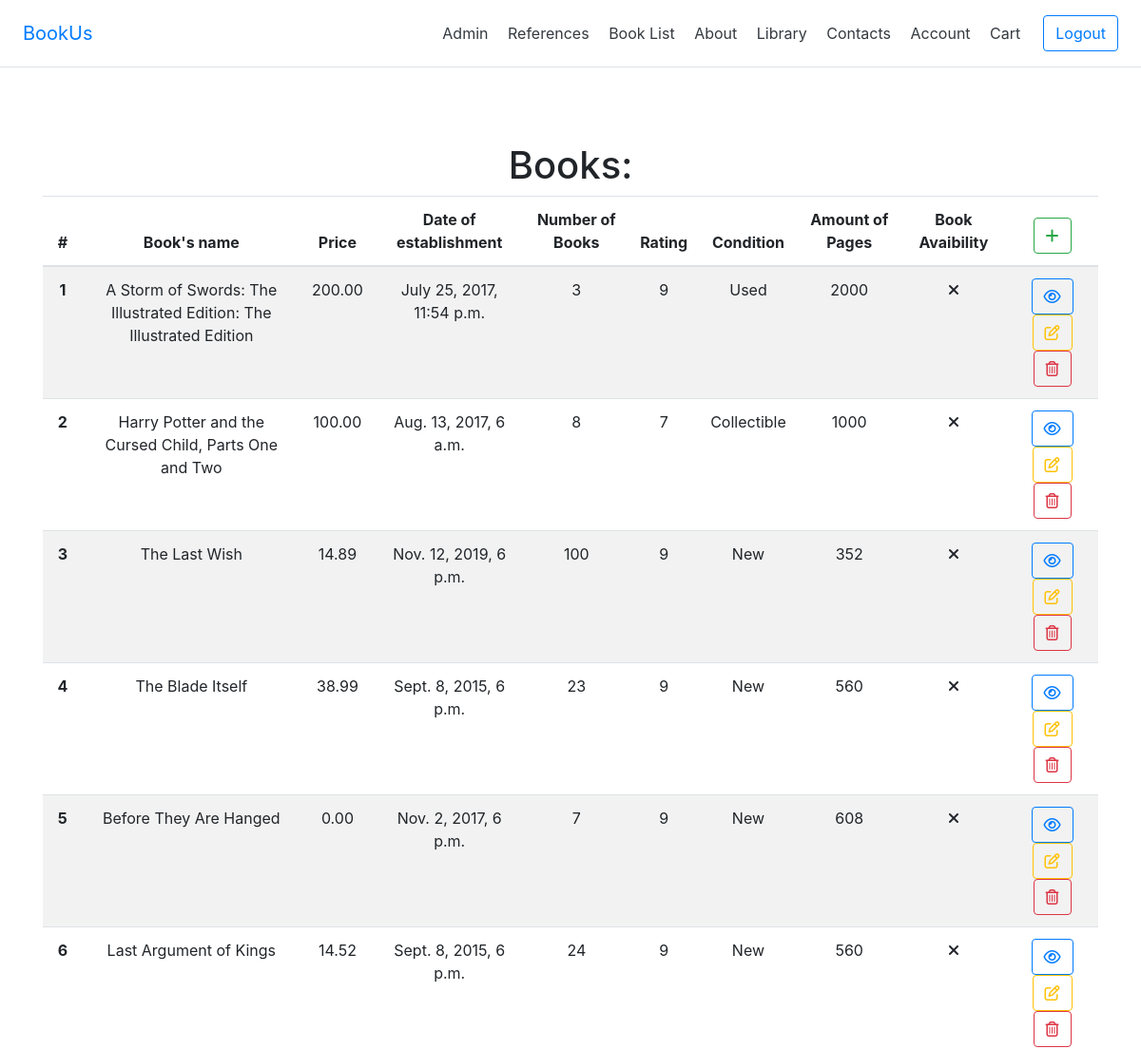
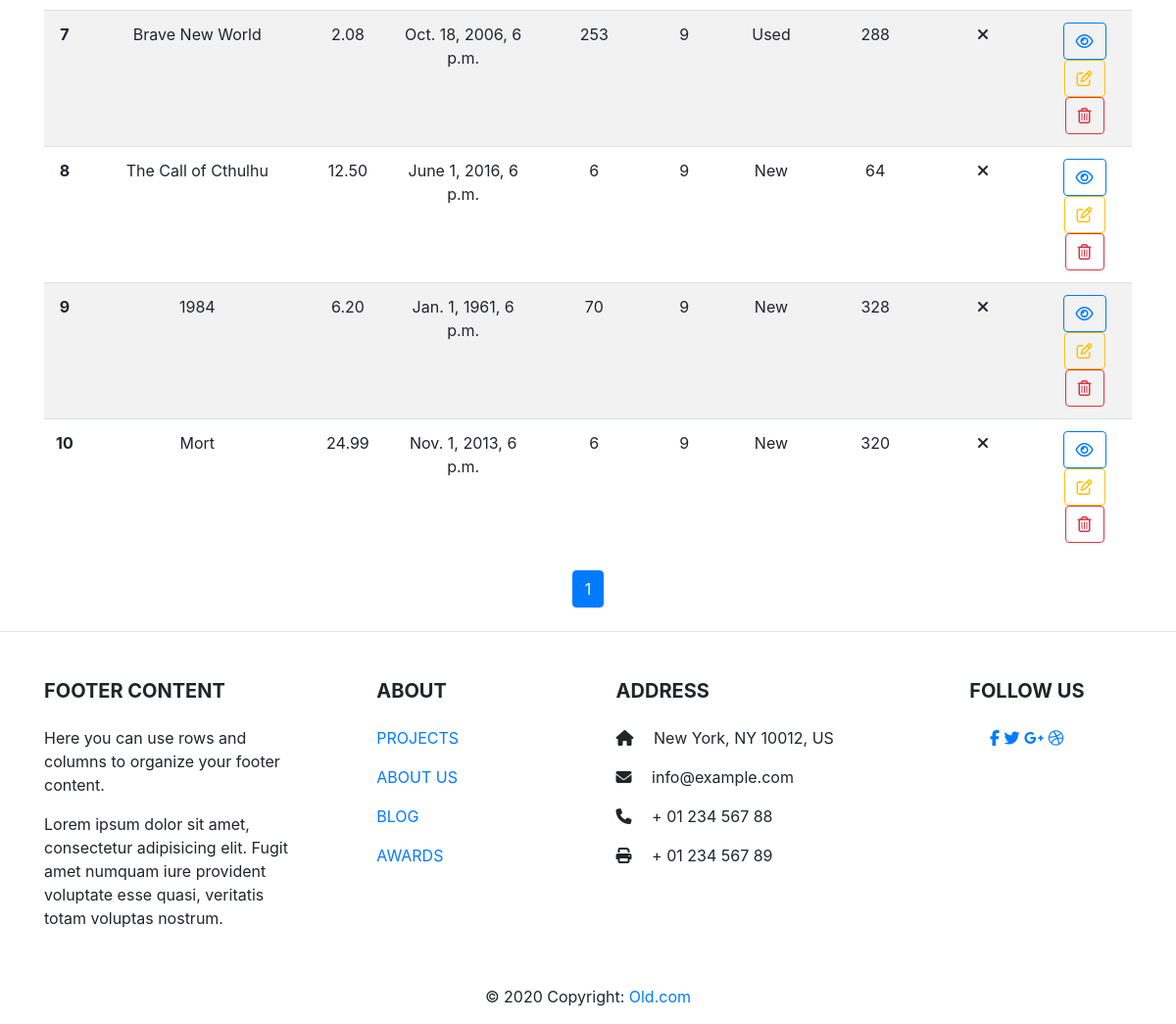
Screenshot of /books/books/ (signed in) with the database file from the repository (2 pictures, top to bottom).
### books/models.py (models this page shows, shortened)
class Book(models.Model):
    books = models.CharField(
        'Title of the Book',
        max_length=1000
    )
    description = models.TextField(
        'About Book',
        blank=True,
        null=True,
        max_length=300,
    )
    photo_cover = models.ImageField(
        "Cover of the book",
        upload_to='',
        blank=True,
        null=True
    )
    price = models.DecimalField(
        "Price in USA dollars",
        default=0,
        max_digits=10,
        decimal_places=2,
        blank=False,
        null=False
    )
    author = models.ManyToManyField(
        Author,
        verbose_name="Author",
        related_name="book"
    )
    series = models.ForeignKey(
        BookSeries,
        verbose_name="Title of the Serie",
        default=1,
        related_name="book",
        on_delete=models.PROTECT
    )
    genres = models.ManyToManyField(
        Genre,
        verbose_name="Genre",
        related_name="book"
    )
    date_of_establishment = models.DateTimeField(
        verbose_name="Date of establishment",
        blank=True,
        null=True
    )
    amount_of_pages = models.PositiveIntegerField(
        verbose_name="Amount of Pages",
        default=0,
    )
    binding_choice = (('1', 'Paperback'), ('2', 'Hardcover'),
                      ('3', 'Large Print'),
                      ('4', 'Audible Audiobook'), ('5', 'Printed Access Code'),
                      ('6', 'Loose Leaf'),
                      ('7', 'Audio CD'), ('8', 'Board Book'))
    binding = models.CharField(
        verbose_name="Binding",
        default=1,
        max_length=100,
        choices=binding_choice,
    )
    format_choice = (('1', '70×90/8'), ('2', '70×90/16'), ('3', '70×90/32'),
                     ('4', '70×108/32'), ('5', '60×90/16'), ('6', '60×90/32'),
                     ('7', '84×108/32'))
    format = models.CharField(
        verbose_name="Format",
        default=1,
        max_length=100,
        choices=format_choice,
    )
    isbn_id = models.CharField(
        verbose_name="ISBN",
        default='',
        max_length=20,
    )
    book_weight = models.PositiveIntegerField(
        verbose_name="Book's weight in Weight (g)",
        default=0,
    )
    age_limit_choice = (('1', '3+'), ('2', '6+'), ('3', '12+'), ('4', '14+'),
                        ('5', '16 +'), ('6', '18+'), ('7', '21+'))
    age_limit = models.CharField(
        verbose_name="Age limit",
        default=1,
        max_length=4,
        choices=age_limit_choice,
    )
    pubhouse = models.ForeignKey(
        PublishingHouse,
        default=1,
        related_name="book",
        on_delete=models.PROTECT
    )
    condition_choice = (('1', 'New'), ('2', 'Used'), ('3', 'Collectible'))
    conditions = models.CharField(
        verbose_name="conditions",
        default=1,
        max_length=4,
        choices=condition_choice
    )
    number_of_books = models.PositiveIntegerField(
        verbose_name="Number of Books Available",
        default=0,
    )
    AVAILABLE = [
        ('yes', "AVAILABLE"),
        ('no', 'NOT AVAILABLE')
    ]
    book_availability = models.CharField(
        'Book Status',
        max_length=20,
        default='no',
        choices=AVAILABLE
    )
    rating_choice = (('0', '0'), ('1', '1'), ('2', '2'), ('3', '3'),
                     ('4', '4'), ('5', '5'), ('6', '6'), ('7', '7'),
                     ('8', '8'), ('9', '9'), ('10', '10'))
    rating = models.CharField(
        verbose_name="Rating of the book",
        max_length=5,
        default=0,
        choices=rating_choice,
    )
    book_adding_date = models.DateField(
        verbose_name='Publishing date in shop',
        auto_now=False,
        auto_now_add=True
    )
    book_updating_date = models.DateTimeField(
        verbose_name='Date of updating Book',
        auto_now=True,
        auto_now_add=False
    )
    languages = models.ManyToManyField(
        Language,
        verbose_name="Language",
    )

### books/views.py (the view)
# urls.py: path('books/', views.ShowBookListView.as_view()),
class ShowBookListView(LoginRequiredMixin, ListView):
    template_name = 'books/book_list.html'
    model = Book
    login_url = "/account/login"
    success_url = "/books"
    paginate_by = 10

### books/templates/books/book_list.html (shortened to what this page needs)
{% extends 'base.html' %}
{% block content %}
<h1 id="tableBook" class="text-center">Books:</h1>
<table class="table table-striped text-center table-responsive">
  <thead>
    <tr>
      <th scope="col">#</th>
      <th scope="col">Book's name</th>
      <th scope="col">Price</th>
      <th scope="col">Date of establishment</th>
      <th scope="col">Number of Books</th>
      <th scope="col">Rating</th>
      <th scope="col">Condition</th>
      <th scope="col">Amount of Pages</th>
      <th scope="col">Book Avaibility</th>
      <th scope="col"> {% if user.is_staff %} <a href="/books/create/" class="btn btn-outline-success"><i class="fas fa-plus"></i></a> {% endif %}</th>
    </tr>
  </thead>
  <tbody>
    {% for book in object_list %}
    <tr>
      <th scope="row">{{ book.pk }}</th>
      <td>{{ book.books }} </td>
      <td>{{ book.price }} </td>
      <td>{{ book.date_of_establishment }} </td>
      <td>{{ book.number_of_books}} </td>
      <td>{{ book.rating }} </td>
      <td>{{ book.get_conditions_display }} </td>
      <td>{{ book.amount_of_pages }} </td>
      <td>{% if book.active == True %} <i class="fas fa-check"></i> {% else %} <i class="fas fa-times"></i> {% endif %}</td>
      <td><a href="/books/{{ book.pk }}" class="btn btn-outline-primary"><i class="far fa-eye"></i></a> {% if user.is_staff %} <a href="/books/update/{{ book.pk }}" class="btn btn-outline-warning"><i class="far fa-edit"></i></a> <a
          href="/books/delete/{{ book.pk }}" class="btn btn-outline-danger"><i class="far fa-trash-alt"></i></a>{% endif %}</td>
    </tr>
    {% endfor %}
  </tbody>
</table>
{% include 'pagination.html' %}
{% endblock %}

### static/base.css (style rules this page uses)
body { position: relative; }

### books/templates/books/book_list.html (style rules this page uses)
#tableBook { margin-top:150px; }

### rows the page displays
Book: pk "1", books "A Storm of Swords: The Illustrated Edition: The Illustrated Edition", price "200.00", date_of_establishment "July 25, 2017, 11:54 p.m.", number_of_books "3", rating "9", conditions "Used", amount_of_pages "2000"
Book: pk "2", books "Harry Potter and the Cursed Child, Parts One and Two", price "100.00", date_of_establishment "Aug. 13, 2017, 6 a.m.", number_of_books "8", rating "7", conditions "Collectible", amount_of_pages "1000"
Book: pk "3", books "The Last Wish", price "14.89", date_of_establishment "Nov. 12, 2019, 6 p.m.", number_of_books "100", rating "9", conditions "New", amount_of_pages "352"
Book: pk "4", books "The Blade Itself", price "38.99", date_of_establishment "Sept. 8, 2015, 6 p.m.", number_of_books "23", rating "9", conditions "New", amount_of_pages "560"
Book: pk "5", books "Before They Are Hanged", price "0.00", date_of_establishment "Nov. 2, 2017, 6 p.m.", number_of_books "7", rating "9", conditions "New", amount_of_pages "608"
Book: pk "6", books "Last Argument of Kings", price "14.52", date_of_establishment "Sept. 8, 2015, 6 p.m.", number_of_books "24", rating "9", conditions "New", amount_of_pages "560"
Book: pk "7", books "Brave New World", price "2.08", date_of_establishment "Oct. 18, 2006, 6 p.m.", number_of_books "253", rating "9", conditions "Used", amount_of_pages "288"
Book: pk "8", books "The Call of Cthulhu", price "12.50", date_of_establishment "June 1, 2016, 6 p.m.", number_of_books "6", rating "9", conditions "New", amount_of_pages "64"
Book: pk "9", books "1984", price "6.20", date_of_establishment "Jan. 1, 1961, 6 p.m.", number_of_books "70", rating "9", conditions "New", amount_of_pages "328"
Book: pk "10", books "Mort", price "24.99", date_of_establishment "Nov. 1, 2013, 6 p.m.", number_of_books "6", rating "9", conditions "New", amount_of_pages "320"

### other values shown
{{ num }} "1"
